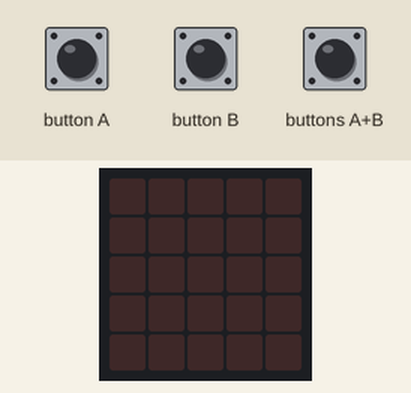
Simulated run of this program. Board: BBC micro:bit (MakeCode). On the bench: the board's 5×5 LED display. The inputs (shaded band) are chosen by the test bench. Random numbers come from a fixed seed.

Above: at 1.2 s.
1.3 s: button A pressed for 0.15 s
At 2.0 s:
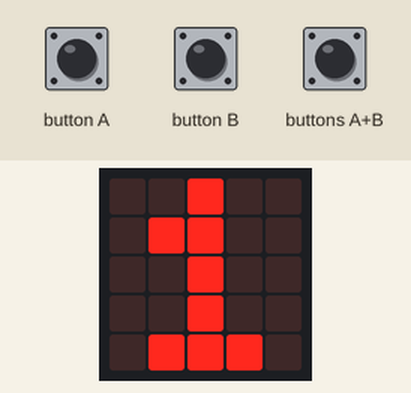
2.9 s: button B pressed for 0.15 s
At 4.5 s:
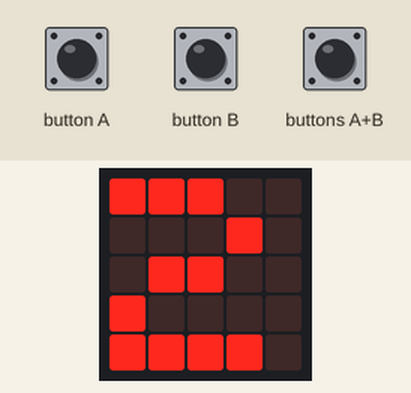
Timing chart, 0 to 6.0 s (numbered marks = the images above; inputs shaded):
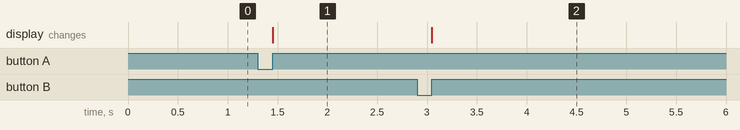

Measured:
- after the input at 1.3 s, the display: changes after 0.15 s (image 1)
- after the input at 2.9 s, the display: changes after 0.15 s (image 2)

The program:

main.ts
```typescript
input.onButtonPressed(Button.A, function () {
    basic.showNumber(1)
})
input.onButtonPressed(Button.AB, function () {
    basic.showNumber(randint(0, 10))
})
input.onButtonPressed(Button.B, function () {
    basic.showNumber(2)
})
basic.forever(function () {

})
```

test.ts
```typescript
// Hier kann man Tests durchführen; diese Datei wird nicht kompiliert, wenn dieses Paket als Erweiterung verwendet wird.
```
